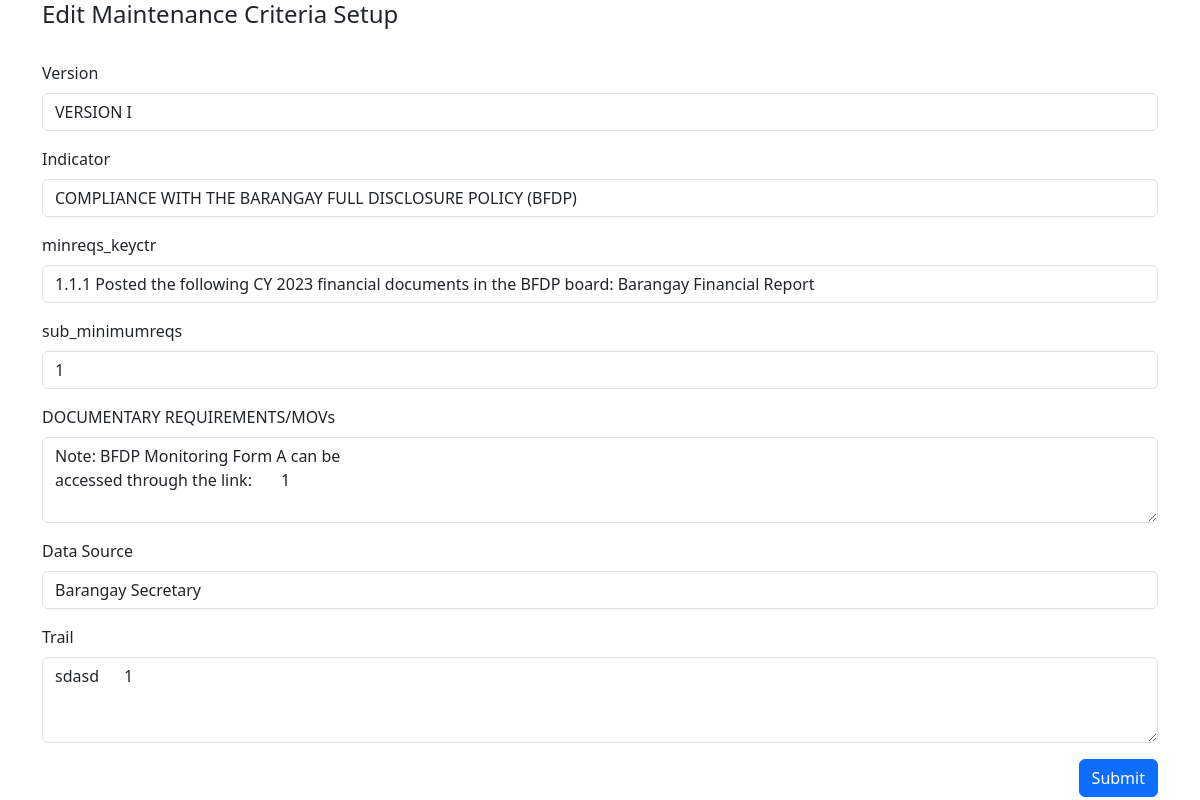
Page /Admin/bar_assessment/edit.php?edit_id=25 on the committed database.
### tables this page shows
CREATE TABLE `maintenance_criteria_setup` (
  `keyctr` bigint(20) UNSIGNED NOT NULL,
  `version_keyctr` bigint(20) DEFAULT NULL,
  `indicator_keyctr` bigint(20) DEFAULT NULL,
  `minreqs_keyctr` bigint(20) NOT NULL,
  `sub_minimumreqs` tinyint(1) NOT NULL,
  `movdocs_reqs` text NOT NULL,
  `data_source` int(11) DEFAULT NULL,
  `trail` text NOT NULL
);

CREATE TABLE `maintenance_criteria_version` (
  `keyctr` bigint(20) NOT NULL,
  `short_def` varchar(100) NOT NULL,
  `description` varchar(200) NOT NULL,
  `active_yr` varchar(4) NOT NULL,
  `active_` tinyint(1) NOT NULL DEFAULT 1,
  `trail` text NOT NULL
);

CREATE TABLE `maintenance_area_indicators` (
  `keyctr` bigint(20) NOT NULL,
  `governance_code` bigint(20) NOT NULL,
  `desc_keyctr` bigint(20) NOT NULL,
  `area_description` varchar(200) NOT NULL,
  `indicator_code` varchar(6) NOT NULL,
  `indicator_description` text NOT NULL,
  `relevance_def` text NOT NULL,
  `min_requirement` tinyint(1) NOT NULL DEFAULT 0,
  `trail` text NOT NULL
);

CREATE TABLE `maintenance_area_mininumreqs` (
  `keyctr` bigint(20) NOT NULL,
  `reqs_code` varchar(10) NOT NULL,
  `description` text NOT NULL,
  `sub_mininumreqs` tinyint(1) NOT NULL DEFAULT 0,
  `trail` text NOT NULL,
  `indicator_code` varchar(6) DEFAULT NULL
);

CREATE TABLE `maintenance_document_source` (
  `keyctr` bigint(20) NOT NULL,
  `srccode` varchar(10) NOT NULL,
  `srcdesc` varchar(200) NOT NULL,
  `trail` text NOT NULL
);

### Admin/bar_assessment/edit.php (the view, shortened to what this page needs)
<?php
require_once 'script.php';
$id = $_GET['edit_id'];
try {
    $stmt = $pdo->prepare("SELECT * FROM `maintenance_criteria_setup` WHERE keyctr = :id");
    $stmt->bindParam(':id', $id, PDO::PARAM_INT);
    $stmt->execute();
    $maintenance_criteria_setup_row = $stmt->fetch(PDO::FETCH_ASSOC);
    $stmt = $pdo->query("SELECT * FROM `maintenance_criteria_version`");
    $maintenance_criteria_version_result = $stmt->fetchAll(PDO::FETCH_ASSOC);
    $stmt = $pdo->query("SELECT * FROM `maintenance_area_indicators`");
    $maintenance_area_indicators_result = $stmt->fetchAll(PDO::FETCH_ASSOC);
    $stmt = $pdo->query("SELECT * FROM `maintenance_area_mininumreqs`");
    $maintenance_area_mininumreqs_result = $stmt->fetchAll(PDO::FETCH_ASSOC);
    $stmt = $pdo->query("SELECT * FROM `maintenance_document_source`");
    $maintenance_document_source_result = $stmt->fetchAll(PDO::FETCH_ASSOC);
} catch (PDOException $e) {
    echo "Database error: " . $e->getMessage();
    exit();
}
?>
<!DOCTYPE html>
<html lang="en">
<head>
    <link rel="stylesheet" href="https://cdn.jsdelivr.net/npm/bootstrap@5.3.3/dist/css/bootstrap.min.css" />
</head>
<body>
    <div class="container">
        <h4>Edit Maintenance Criteria Setup</h4>
        <form action="script.php" method="post">
            <br />
            <div class="mb-3">
                <label class="form-label">Version</label>
                <select class="form-control" name="version_keyctr">
                    <?php foreach ($maintenance_criteria_version_result as $row) { ?>
                        <option <?php echo $maintenance_criteria_setup_row['version_keyctr'] == $row['keyctr'] ? "selected" : "" ?> value="<?php echo $row['keyctr']; ?>"><?php echo $row['short_def']; ?></option>
                    <?php } ?>
                </select>
            </div>
            <div class="mb-3">
                <label class="form-label">Indicator</label>
                <select class="form-control" name="indicator_keyctr">
                    <?php foreach ($maintenance_area_indicators_result as $row) { ?>
                        <option <?php echo $maintenance_criteria_setup_row['indicator_keyctr'] == $row['keyctr'] ? "selected" : "" ?> value="<?php echo $row['keyctr']; ?>"><?php echo $row['indicator_description']; ?></option>
                    <?php } ?>
                </select>
            </div>
            <div class="mb-3">
                <label class="form-label">minreqs_keyctr</label>
                <select class="form-control" name="minreqs_keyctr">
                    <?php foreach ($maintenance_area_mininumreqs_result as $row) { ?>
                        <option <?php echo $maintenance_criteria_setup_row['minreqs_keyctr'] == $row['keyctr'] ? "selected" : "" ?> value="<?php echo $row['keyctr']; ?>"><?php echo $row['reqs_code'] . " " . $row['description']; ?></option>
                    <?php } ?>
                </select>
            </div>
            <div class="mb-3">
                <label class="form-label">sub_minimumreqs</label>
                <input type="number" class="form-control" name="sub_minimumreqs" value="<?php echo $maintenance_criteria_setup_row['sub_minimumreqs']; ?>" />
            </div>
            <div class="mb-3">
                <label class="form-label">DOCUMENTARY REQUIREMENTS/MOVs</label>
                <textarea class="form-control" name="movdocs_reqs" rows="3"><?php echo trim($maintenance_criteria_setup_row['movdocs_reqs']); ?></textarea>
            </div>
            <div class="mb-3">
                <label class="form-label">Data Source</label>
                <select class="form-control" name="data_source">
                    <?php foreach ($maintenance_document_source_result as $row) { ?>
                        <option <?php echo $maintenance_criteria_setup_row['data_source'] == $row['keyctr'] ? "selected" : "" ?> value="<?php echo $row['keyctr']; ?>"><?php echo $row['srcdesc']; ?></option>
                    <?php } ?>
                </select>
            </div>
            <div class="mb-3">
                <label class="form-label">Trail</label>
                <textarea class="form-control" name="trail" rows="3"><?php echo trim($maintenance_criteria_setup_row['trail']); ?></textarea>
            </div>
            <div class="d-grid gap-2 d-md-flex justify-content-md-end">
                <button type="submit" class="btn btn-primary btn-block" name="update_maintenance_criteria_setup">Submit</button>
            </div>
        </form>
    </div>
</body>
</html>

### rows in the picture
maintenance_criteria_setup: version_keyctr "VERSION I", indicator_keyctr "COMPLIANCE WITH THE BARANGAY FULL DISCLOSURE POLICY (BFDP)", minreqs_keyctr "1.1.1 Posted the following CY 2023 financial documents in the BFDP board: Barangay Financial Report", sub_minimumreqs "1", movdocs_reqs "Note: BFDP Monitoring Form A can be accessed through the link: 1", data_source "Barangay Secretary", trail "sdasd 1"
